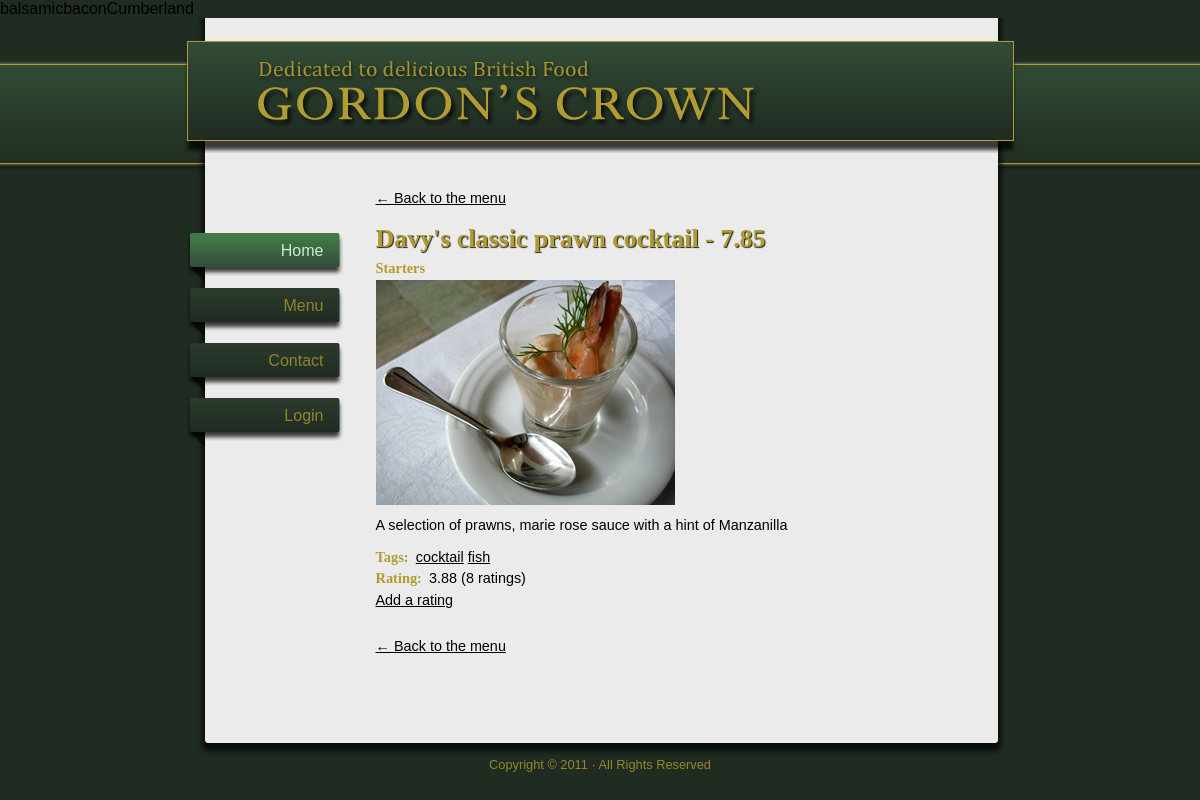
Page /article/davys-classic-prawn-cocktail on the committed database.
### tables this page shows
CREATE TABLE IF NOT EXISTS `tbl_tag` (
  `tag_id` int(11) NOT NULL AUTO_INCREMENT,
  `name` varchar(255) NOT NULL,
  PRIMARY KEY (`tag_id`)
);

CREATE TABLE IF NOT EXISTS `tbl_food` (
  `food_id` int(11) NOT NULL AUTO_INCREMENT,
  `menu_id` int(11) NOT NULL,
  `title` varchar(255) NOT NULL,
  `price` double NOT NULL,
  `descrip` text NOT NULL,
  `alias` varchar(255) NOT NULL,
  `img` varchar(255) NOT NULL,
  PRIMARY KEY (`food_id`)
);

CREATE TABLE IF NOT EXISTS `tbl_menu` (
  `menu_id` int(11) NOT NULL AUTO_INCREMENT,
  `name` varchar(100) NOT NULL,
  `link` varchar(255) NOT NULL,
  `image` varchar(255) NOT NULL,
  PRIMARY KEY (`menu_id`)
);

### model/articleModel.php (called while the page is built, shortened)
<?php
	class articleModel extends Model{
		function getData($alias){
			$sql = "SELECT * FROM tbl_food WHERE alias = '$alias' ";
			$query  = mysql_query($sql);
			$rows = mysql_fetch_array($query);
			return $rows;
		}
		function getMenu($id){
			$sql = "SELECT * FROM tbl_menu WHERE menu_id = $id ";
			$query = mysql_query($sql);
			$row = mysql_fetch_array($query);
			return $row['name'];
		}
		function getTags($food_id){
			$sql = "SELECT name, tbl_tag.tag_id
					FROM tbl_tag
					INNER JOIN tbl_food_tag ON tbl_tag.tag_id = tbl_food_tag.tag_id
					INNER JOIN tbl_food ON tbl_food_tag.food_id = tbl_food.food_id
					WHERE tbl_food.food_id = $food_id";
			$query = mysql_query($sql);
			$kq = array();
			while ($row = mysql_fetch_array($query)){
				$kq[] = $row;
			}
			return $kq;
		}
		function getTagAll($id){
			$sqlid = "SELECT tbl_tag.tag_id FROM tbl_tag
					INNER JOIN tbl_food_tag ON tbl_tag.tag_id = tbl_food_tag.tag_id
					INNER JOIN tbl_food ON tbl_food_tag.food_id = tbl_food.food_id
					WHERE tbl_food.food_id = $id";
			$sql = "SELECT * FROM tbl_tag WHERE tag_id NOT IN ($sqlid)";
			$query = mysql_query($sql) or die(mysql_error());
			$kq = array();
			while ($row = mysql_fetch_array($query)){
				$kq[] = $row;
			}
			return $kq;
		}
	}
?>

### index.php (called while the page is built, shortened)
<?php
	include_once('libs/Router.php');
	new Router();
?>

### model/ratingModel.php (called while the page is built, shortened)
<?php
	class ratingModel extends Model{
		function showAvg($id){
			$sql = 'SELECT sum(mark)/count(food_id) as avg, count(food_id) as col FROM tbl_rates WHERE food_id = "'.$id.'"';
			$query = mysql_query($sql) or die('NO NO');
			$kq = array();
			while ($row = mysql_fetch_array($query)){
				$kq[] = $row;
			}
			return $kq;
		}
	}
?>

### view/food/index.php (the view, shortened to what this page needs)
<?php include_once('view/_header.php'); ?>
   			<p><a href="<?php echo ROOT; ?>menu" title="&larr; Back to the menu">&larr; Back to the menu</a></p>
			<h1><?php echo $article['title'].' - '.$article['price']; ?></h1>
			<div class="food">
				<h3 class="category"><?php echo $tieude;?></h3>
				<div class="food_image">
					<img src="<?php echo ROOT.'public/menu/'.$article['img']; ?>" alt="Davy&#39;s classic prawn cocktail - &pound;7.85" />
				</div>
				<div class="food_description">
					<p>
						<?php echo $article['descrip']; ?>
					</p>
				</div>
				<h3>Tags: &nbsp;</h3>
				<div id="tags-wrapper">
                	<?php foreach($tag as $tg){ ?>
					<div class="tag" id="tag<?php echo $tg['tag_id']; ?>">
						<a href="<?php echo ROOT.'tags/'.$tg['name'];?>" title="Show where this tag is being used"><?php echo $tg['name']; ?></a>
					</div>
                    <?php } ?>
				</div>
				<h3>Rating: &nbsp;</h3>
				<div id="ratings-wrapper">
					<div id="rating"><?php foreach($avg as $ag){ echo round($ag['avg'], 2).' ('.$ag['col'].' ratings)'; } ?></div>
					<div id="ratingswitch" style="visibility:visible">
						<a href="#" onclick="toggleRatingForm()">Add a rating</a>
					</div>
				</div>
			</div>
			<p><a href="<?php echo ROOT; ?>menu" title="&larr; Back to the menu">&larr; Back to the menu</a></p>
<?php include_once('view/_footer.php'); ?>

### controller/articleControl.php (shortened to what this page needs)
<?php
	class articleControl{
		function __construct(){
			include_once('model/articleModel.php');
			include_once('libs/Router.php');
			include_once('model/ratingModel.php');
			$alias = Router::getAlias();
			$articleM = new articleModel();
			$article = $articleM->getData($alias);
			$tieude = $articleM->getMenu($article['food_id']);
			$tag = $articleM->getTags($article['food_id']);
			$selectList = $articleM->getTagAll($article['food_id']);
			foreach ($selectList as $sl){ echo $sl['name']; }
			$rate = new ratingModel();
			$avg = $rate->showAvg($article['food_id']);
			if ($_SESSION['user'] == 'admin'){
				include_once('admin/index.php');
			}else{
				include_once('view/food/index.php');
			}
		}
	}
?>

### public/css/screen.css (style rules this page uses)
* { padding: 0; margin: 0; font-family: arial, sans-serif; font-size: 1.0em; }
html { height: 100%; }
a { color: #000; }
body { background-color: #202c22; background-image: url(../img/bg.png); background-position: 0 60px; background-repeat: repeat-x; height: 100%; overflow-y: scroll; }
#content * { line-height: 1.5em; }
#content p { margin: 10px 0; }
h1, h2, h3, h4, h5, h6 { font-family: Georgia, serif; color: #b09c30; }
h1 { text-shadow: 1px 1px 1px #222; }
h1 { font-size: 1.8em; }
.food h3 { float: left; }
.food_image, .foodcategory_image { clear: both; margin: 10px 0; }
.tag { display: inline; }

### rows in the picture
tbl_tag: name "bacon"
tbl_tag: name "Cumberland"
tbl_food: title "Davy's classic prawn cocktail", price "7.85", food_id.name "Starters", img (picture), descrip "A selection of prawns, marie rose sauce with a hint of Manzanilla"
tbl_tag: name "cocktail"
tbl_tag: name "fish"

### other values in the picture
$ag['avg'] "3.88"
$ag['col'] "8"
